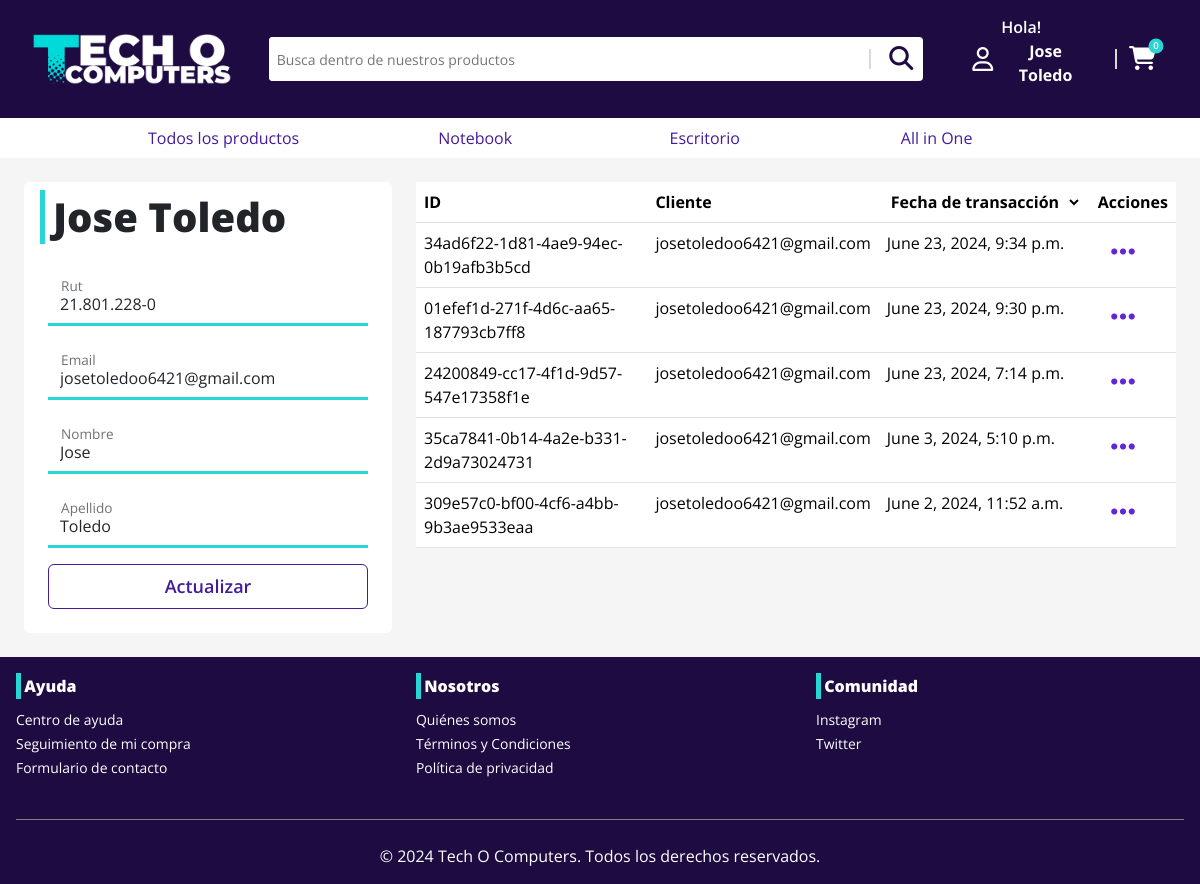
Page /profile/ (signed in) on the committed database.
### auth_user/models.py (models this page shows)
class User(AbstractBaseUser, PermissionsMixin):
    email = models.EmailField(unique=True)
    rut = models.CharField(max_length=12, unique=True, primary_key=True, verbose_name='RUT')
    first_name = models.CharField(max_length=30)
    last_name = models.CharField(max_length=30)
    is_staff = models.BooleanField(default=False)
    is_active = models.BooleanField(default=True)
    is_superuser = models.BooleanField(default=False)
    objects = CustomUserManager()
    USERNAME_FIELD = 'email'
    EMAIL_FIELD = 'email'
    REQUIRED_FIELDS = []
    class Meta:
        verbose_name = 'User'
        verbose_name_plural = 'Users'
    def get_full_name(self):
        return f'{self.first_name} {self.last_name}'

### store/models.py (models this page shows, shortened)
class Recipe(models.Model):
    id = models.UUIDField(primary_key=True, default=uuid.uuid4, editable=False)
    client = models.ForeignKey(User, on_delete=models.CASCADE)
    created_at = models.DateTimeField(auto_now_add=True)
    complete = models.BooleanField(default=False)
    transaction_id = models.CharField(max_length=100, null=True)
    @property
    def get_cart_total(self):
        recipeDetails = self.recipedetails_set.all()
        total = sum([item.product.price * item.quantity for item in recipeDetails])
        return total
    @property
    def get_cart_items(self):
        recipeDetails = self.recipedetails_set.all()
        total = sum([item.quantity for item in recipeDetails])
        return total

### core/views.py (the view, shortened to what this page needs)
# urls.py: path('profile/', views.profile, name='profile'),
@login_required
def profile(request):
    last_recipes = Recipe.objects.filter(client=request.user, complete=True).order_by('-created_at')[:5]
    context = {'last_recipes': last_recipes}
    return render(request, 'core/profile.html', context)

### store/views.py (called while the page is built)
def cart_data(request):
    if request.user.is_authenticated:
        recipe, created = Recipe.objects.get_or_create(client=request.user, complete=False)
        items = recipe.recipedetails_set.all()
        cartItems = recipe.get_cart_items
    else:
        items = []
        recipe = {'get_cart_total':0, 'get_cart_items':0}
        cartItems = recipe['get_cart_items']
    return {'cartItems': cartItems, 'items': items, 'recipe': recipe}

### core/templates/core/profile.html (shortened to what this page needs)
{% extends "core/template.html" %}
{% load static %}
{% load humanize %}
{% block sources %}
<link rel="stylesheet" href="{% static 'css/auth.css'%}">
{% endblock sources %}
{% block content %}
<div class="row my-4 px-4">
    <div class="col-md-4">
        <div class="card border-0 p-2">
            <h1 class="product-header px-2"> {{user.get_full_name | title}}</h1>
            <div class="card-body">
                <form method="POST">
                    <div class="form-floating mb-3">
                        <input type="text" class="form-control border-0 border-bottom rounded-0 bg-transparent" name="rut" id="rut" placeholder="rut" value="{{user.rut}}" required disabled readonly>
                        <label for="rut">Rut</label>
                    </div>
                    <div class="form-floating mb-3">
                        <input type="email" class="form-control border-0 border-bottom rounded-0 bg-transparent" name="email" id="email" placeholder="name@example.com" value="{{user.email}}" required>
                        <label for="email">Email</label>
                    </div>
                    <div class="form-floating mb-3">
                        <input type="text" class="form-control border-0 border-bottom rounded-0 bg-transparent" name="first_name" id="first_name" placeholder="nombre" value="{{user.first_name}}" required>
                        <label for="first_name">Nombre</label>
                    </div>
                    <div class="form-floating mb-3">
                        <input type="text" class="form-control border-0 border-bottom rounded-0 bg-transparent" name="last_name" id="last_name" placeholder="nombre" value="{{user.last_name}}" required>
                        <label for="last_name">Apellido</label>
                    </div>
                    <button type="submit" class="btn btn-border w-100">Actualizar</button>
                </form>
            </div>
        </div>
    </div>
    <div class="col-md-8">
        <table class="table ">
            <thead>
              <tr>
                <th scope="col">ID</th>
                <th scope="col">Cliente</th>
                <th scope="col">
                  <form action="" method="get" id="orderForm">
                    <select name="orderByDate" id="orderByDate" class="border-0 bg-transparent fw-bold">
                      <option selected >Fecha de transacción</option>
                    </select>
                  </form>
                </th>
                <th scope="col">Acciones</th>
              </tr>
            </thead>
            <tbody id="order-table">
            {% for u in last_recipes %}
              <tr scope="row">
                <td>{{ u.id }}</td>
                <td>{{ u.client }}</td>
                <td>{{ u.created_at }}</td>
                <td><button type="button" class="btn" data-bs-toggle="modal" data-bs-target="#{{u.id}}modal">
                  <i class='fa-solid fa-ellipsis fs-3 color-secondary'></i>
                </button></td>
              </tr>
            {% endfor %}
            </tbody>
          </table>
    </div>
</div>
{% endblock content %}

### core/templates/core/template.html (shortened to what this page needs)
{% load static %} {% load humanize %}
<!DOCTYPE html>
<html lang="en">
  <head>
    <link
      rel="stylesheet"
      href="{% static "bootstrap/css/bootstrap.min.css" %}"
    />
    <link
      rel="stylesheet"
      href="https://cdnjs.cloudflare.com/ajax/libs/font-awesome/6.5.2/css/all.min.css"
    />
    {% block sources %} {% endblock sources %}
    <link rel="stylesheet" href="{%static 'css/global.css'%}" />
  </head>
  <body class="overflow-x-hidden">
    <nav class="navbar back-primary">
      <div class="navbar-dist">
        <a class="navbar-brand" href="{% url 'index' %}">
          <img
            src="{% static 'src/logo.webp'%}"
            alt="Logo"
            width="200"
            height="auto"
            class="d-inline-block align-text-top"
          />
        </a>
        <div class="container-fuild">
          <form
            class="d-flex bg-white rounded-1 pl-1 pe-1 me-2 searchForm"
            role="search"
            action="{% url 'store'%}"
          >
            <input
              class="form-control-sm w-100 outline-0 border-0"
              type="search"
              name="search"
              autocomplete="off"
              placeholder="Busca dentro de nuestros productos"
              aria-label="Search"
            />
            <span class="divider"></span>
            <button class="bg-transparent border-0">
              <i class="fa-solid fa-magnifying-glass"></i>
            </button>
          </form>
        </div>
        <div class="" id="navbarNav">
          <div
            class="container-fluid d-flex flex-row navbar-responsive-icons align-items-center"
          >
            {% if not user.is_authenticated %}
            <a
              href="{% url 'login'%}"
              class="d-flex flex-row align-items-center text-decoration-none gap-2"
            >
              <i class="fa-regular fa-user text-white"></i>
              <div class="text-white user-navbar">
                <p class="fw-semibold mb-0">Hola!</p>
                <p class="fw-bold">Inicia Sesión</p>
              </div>
            </a>
              {% else %}
              <div class="dropdown">
                <button
                  class="btn bg-transparent d-flex flex-row align-items-center justify-content-start gap-2"
                  type="button"
                  data-bs-toggle="dropdown"
                  aria-expanded="false"
                >
                  <i class="fa-regular fa-user text-white"></i>
                  <div class="text-white user-navbar">
                    <p class="fw-semibold mb-0" style="text-align: start;">Hola!</p>
                    <p class="fw-bold">
                      {{user.first_name | title}} {{user.last_name | title}}
                    </p>
                  </div>
                </button>
              </div>
              {% endif %}
            <span class="divider"></span>
            <a
              data-bs-toggle="offcanvas"
              data-bs-target="#offcanvasRight"
              aria-controls="offcanvasRight"
            >
              <i class="fa-solid fa-cart-shopping text-white cart-icon">
                <span class="cart-quantity">{{recipe.get_cart_items}}</span>
              </i>
            </a>
          </div>
        </div>
      </div>
    </nav>
    <nav
      class="navbar bg-white color-primary justify-content-center"
      id="productNav"
    >
      <div class="product-nav-dist">
        <ul>
          <li>
            <a href="{% url 'store'%}">Todos los productos</a>
          </li>
          <li></li>
          <li>
            <a href="{% url 'store'%}?type=notebooks">Notebook</a>
          </li>
          <li>
            <a href="{% url 'store'%}?type=desktop">Escritorio</a>
          </li>
          <li>
            <a href="{% url 'store'%}?type=all-in-one">All in One</a>
          </li>
        </ul>
      </div>
    </nav>
    <div id="content" style="display: none;">
      {% block content %} {% endblock content %}
    </div>
    <footer class="back-primary">
      <div class="footer-container">
        <div class="w-full footer text-white">
          <div class="d-flex flex-column">
            <h6 class="footer-header">Ayuda</h6>
            <ul class="footer-list">
              <li>
                <a href="{% url 'helpcenter' %}">Centro de ayuda</a>
              </li>
              <li>
                <a href="{% url 'tracking' %}">Seguimiento de mi compra</a>
              </li>
              <li>
                <a href="{% url 'contactform' %}">Formulario de contacto</a>
              </li>
            </ul>
          </div>
          <div class="d-flex flex-column">
            <h6 class="footer-header">Nosotros</h6>
            <ul class="footer-list">
              <li>
                <a href="{% url 'whoweare' %}">Quiénes somos</a>
              </li>
              <li>
                <a href="{% url 'terms' %}">Términos y Condiciones</a>
              </li>
              <li>
                <a href="{% url 'ppolicy' %}">Política de privacidad</a>
              </li>
            </ul>
          </div>
          <div class="d-flex flex-column">
            <h6 class="footer-header">Comunidad</h6>
            <ul class="footer-list">
              <li>
                <a
                  href="https://www.youtube.com/watch?v=dQw4w9WgXcQ"
                  target="_blank"
                  >Instagram</a
                >
              </li>
              <li>
                <a
                  href="https://www.youtube.com/watch?v=YBS8rJvxnKo"
                  target="_blank"
                  >Twitter</a
                >
              </li>
            </ul>
          </div>
        </div>
        <span class="footer-divider"></span>
        <div>
          <p class="text-center text-white">
            &copy; 2024 Tech O Computers. Todos los derechos reservados.
          </p>
        </div>
      </div>
    </footer>
  </body>
</html>

### static/css/auth.css (style rules this page uses)
.form-control { border-color: #29d6d6 !important; border-width: 3px !important; }
label::after { background-color: transparent !important; }

### static/css/global.css (style rules this page uses)
* { font-family: "Open Sans", sans-serif; scroll-behavior: smooth; }
body, #body { background-color: #f5f5f5; }
.color-secondary { color: #6226d9 !important; }
.color-primary { color: #441b9b !important; }
.back-primary { background-color: #1d0b41; }
.fa-solid, .fa-regular { font-size: 1.5rem; color: #1d0b41; }
.navbar-dist { display: grid; grid-template-columns: 1fr 3fr 1fr; gap: 0 16px; justify-content: center; padding: 0; align-items: center; width: 100%; z-index: 4; padding: 0 2rem; }
.btn-border { border: 1px solid #441b98; color: #441b98; padding: 0.5rem 0; font-size: large; font-weight: 550; }
.divider { border-left: 2px solid #d9d9d9; display: grid; height: 20px; width: 1px; margin-bottom: 12px; margin-right: 12px; margin-left: 12px; margin-top: 12px; }
.product-nav-dist ul { list-style: none; padding: 0; display: grid; margin: auto; grid-template-columns: 1fr 0.2fr 1fr 1fr 1fr; gap: 0 16px; }
#productNav ul li { padding: 0; margin: 0; width: 100%; }
.card { cursor: pointer; text-decoration: none; }
.footer-header { border-left: 5px solid #29d6d6; padding: 0.2rem; font-weight: 800; }
.product-header { display: block; border-left: 5px solid #29d6d6; padding: 0.2rem; font-weight: 800; margin-left: 0.5rem; }
.footer { display: grid; gap: 32px; grid-template-columns: repeat(auto-fit, minmax(230px, 1fr)); overflow: hidden; padding: 16px; }
.footer-list { list-style: none; padding: 0; margin: 0; text-align: start; }
.footer-list li a { color: white; font-weight: 400; transition: all 5s ease-in-out; cursor: pointer; text-decoration: none; font-size: 0.871rem; line-height: 135%; }
.footer-divider { display: block; border: hidden; border-bottom: 0.5px solid #808080; margin: 24px 16px; }
.footer-container { max-width: 1280px; overflow: hidden; width: 100%; margin: auto; }
.fa-cart-shopping { cursor: pointer; }
#content > * { animation: fade-in 0.5s ease-in-out; }
.cart-icon { position: relative; }
.cart-icon::after { content: ""; width: 15px; height: 15px; background-color: #29d6d6; border-radius: 50%; position: absolute; top: 0; right: 0; transform: translate(50%, -50%); }
.cart-quantity { position: absolute; top: 0; right: 0; transform: translate(50%, -50%); color: white; font-size: 0.6rem; font-weight: 600; z-index: 1; }

### rows in the picture
Recipe: get_cart_items "0"
Recipe: id "34ad6f22-1d81-4ae9-94ec-0b19afb3b5cd", client "josetoledoo6421@gmail.com", created_at "June 23, 2024, 9:34 p.m."
Recipe: id "01efef1d-271f-4d6c-aa65-187793cb7ff8", client "josetoledoo6421@gmail.com", created_at "June 23, 2024, 9:30 p.m."
Recipe: id "24200849-cc17-4f1d-9d57-547e17358f1e", client "josetoledoo6421@gmail.com", created_at "June 23, 2024, 7:14 p.m."
Recipe: id "35ca7841-0b14-4a2e-b331-2d9a73024731", client "josetoledoo6421@gmail.com", created_at "June 3, 2024, 5:10 p.m."
Recipe: id "309e57c0-bf00-4cf6-a4bb-9b3ae9533eaa", client "josetoledoo6421@gmail.com", created_at "June 2, 2024, 11:52 a.m."

### other values in the picture
{{ user.first_name | title }} "Jose"
{{ user.last_name | title }} "Toledo"
{{ user.get_full_name | title }} "Jose Toledo"
